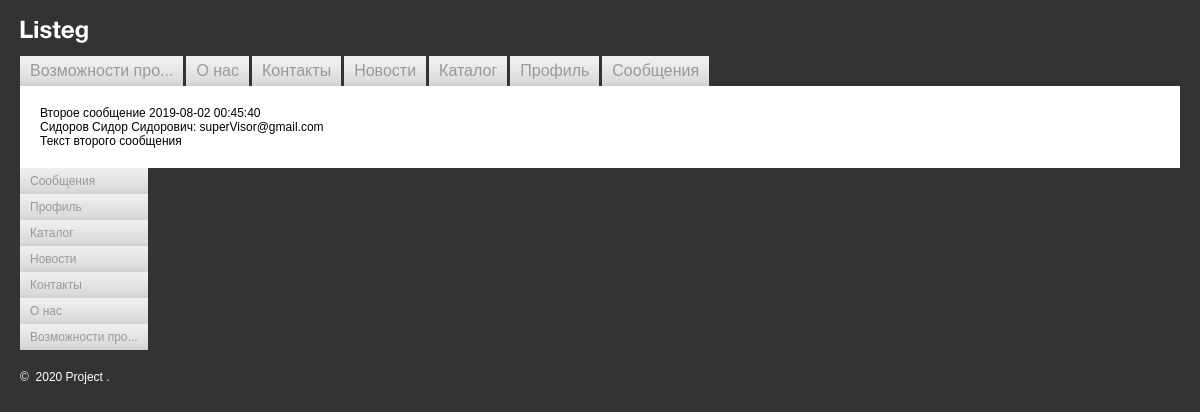
The app's page /posts/view?msg=2 (signed in) with its own data.
### tables this page shows
CREATE TABLE `messages` (
  `id` int(11) NOT NULL,
  `title` varchar(255) NOT NULL,
  `date` datetime DEFAULT NULL,
  `sender_id` int(11) NOT NULL,
  `recipient_id` int(11) NOT NULL,
  `text` text NOT NULL,
  `read` tinyint(1) NOT NULL DEFAULT 0,
  `section_id` int(11) NOT NULL DEFAULT 1
);

### db/connect.php (called while the page is built, shortened)
<?php
function connect(): mysqli
{
    $dbName = 'task_db';
    $user = 'root';
    $password = 'pass123';
    $host = 'localhost';
    static $connect = null;
    if (null === $connect) {
        $connect = mysqli_connect($host, $user, $password, $dbName);
    }
    return $connect;
}
function getMessage(int $id): array
{
    $id = mysqli_real_escape_string(connect(), $id);
    $result = mysqli_query(
        connect(),
        "SELECT title, m.date, text, CONCAT(s.name, ': ', s.email) AS sender FROM users AS u
LEFT JOIN messages AS m ON recipient_id = u.id
LEFT JOIN users AS s ON s.id = sender_id
WHERE m.id=$id"
    );
    return getResult($result);
}
function canWriteMsg(string $login, bool $showMsg = true): bool
{
    $isActive = false;
    $login = mysqli_real_escape_string(connect(), $login);
    $result = mysqli_query(
        connect(),
        "SELECT group_id FROM users
LEFT JOIN user_group ON user_id=id && group_id=2
WHERE login='$login'"
    );
    if (mysqli_num_rows($result) > 0) {
        $isActive = (int)mysqli_fetch_assoc($result)['group_id'] === 2;
    }
    return $isActive;
}
function getResult(mysqli_result $result): array
{
    if (mysqli_num_rows($result) === 1) {
        return mysqli_fetch_assoc($result);
    } elseif (mysqli_num_rows($result) > 1) {
        return mysqli_fetch_all($result, MYSQLI_ASSOC);
    }
    return [];
}

### posts/view/index.php (the view, shortened to what this page needs)
<?php
require $_SERVER['DOCUMENT_ROOT'] . '/templates/header.php';
?>
    <div class="container container_view">
        <?php
        $isActive = database\canWriteMsg($_COOKIE['login']);
        if ($isActive) {
            $msg = database\getMessage($_GET['msg']);
        }
        if ($isActive) : ?>
            <div class="view_title"><?= $msg['title'] . ' ' . $msg['date'] ?></div>
            <div class="view_sender"><?= $msg['sender'] ?></div>
            <div class="view_msg"><?= $msg['text'] ?></div>
        <?php endif; ?>
    </div>
<?php
require $_SERVER['DOCUMENT_ROOT'] . '/templates/footer.php';

### css/styles.css (style rules this page uses)
body { background: #333333; padding: 20px; margin: 0; color: #000000; font-family: Arial, Helvetica, sans-serif; font-size: 12px; }
div { border: none; font-size: 1em; }
.container { background: #ffffff; }
.container_view { padding: 20px; }

### records on screen
messages: title "Второе сообщение", date "2019-08-02 00:45:40", text "Текст второго сообщения"

### other values on screen
render\trimLongTitle($item['title']) "Возможности про..."
render\trimLongTitle($item['title']) "О нас"
render\trimLongTitle($item['title']) "Контакты"
render\trimLongTitle($item['title']) "Новости"
render\trimLongTitle($item['title']) "Каталог"
render\trimLongTitle($item['title']) "Профиль"
render\trimLongTitle($item['title']) "Сообщения"
$msg['sender'] "Сидоров Сидор Сидорович: superVisor@gmail.com"
$date "2020"
